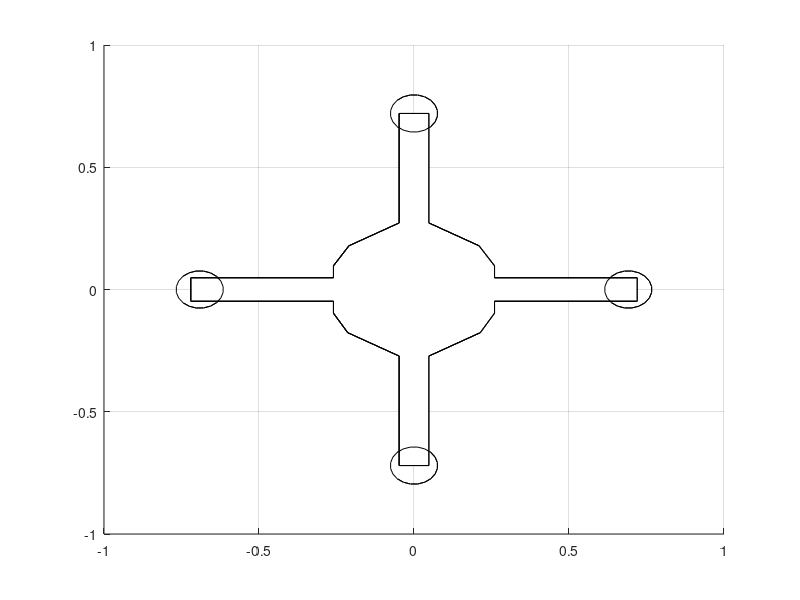

The MATLAB source for this figure:
function [uavB] = thisdron()
%clc; clear; close all
% % Plot_uavBe(x1(1),y1(1),z1(1),0,0,pi,1.2)
grid on
az = pi;
scale = 1.2;       %1.2
scale=0.3*scale;   %0.3
dx=0;dy=0;dz=0; 
ax=0;
ay=0;
az=0;

Rx=[ 1, 0, 0; 0, cos(ax), -sin(ax); 0, sin(ax), cos(ax)];
Ry=[ cos(ay), 0, sin(ay); 0, 1, 0; -sin(ay), 0, cos(ay)];
Rz=[ cos(az), -sin(az), 0; sin(az), cos(az), 0; 0, 0,1];

R=1;%Rx*Ry*Rz;
% uavBody
uavBody=[
-8.524 -3.178 0;
-8.524 -1.575 0;
-23.622 -1.575 0;
-23.622 1.575 0;
-8.524 1.575 0;
-8.524 3.178 0;
-6.884 5.868 0;
-1.575 8.933 0;
-1.575 23.622 0;
1.575 23.622 0;
1.575 8.933 0;
6.884 5.868 0;
8.524 3.178 0;
8.524 1.575 0;
%
23.622 1.575 0;
23.622 -1.575 0;
%
8.524 -1.575 0;
8.524 -3.178 0;
7.014 -5.793 0;
1.575 -8.933 0;
1.575 -23.622 0;
-1.575 -23.622 0;
-1.575 -8.933 0;
-7.014 -5.793 0;]*1/(3.937*3);

zb=0.2;

uavBody1=[uavBody(:,1) uavBody(:,2) uavBody(:,3)+zb];

sizeuav=1;

for k=1:length(uavBody(:,1))-1
    sp1=[uavBody(k,1) uavBody(k,2) uavBody(k,3);uavBody(k+1,1) uavBody(k+1,2) uavBody(k,3); uavBody(k+1,1) uavBody(k+1,2) uavBody1(k,3); uavBody(k,1)  uavBody(k,2) uavBody1(k,3)]*scale*R;
    uavB(k)=patch(sp1(:,1)+dx,sp1(:,2)+dy,sp1(:,3)+dz,[1 1 1]);
    if k==length(uavBody(:,1))-1
        sp1=[uavBody(length(uavBody),1) uavBody(length(uavBody),2) uavBody(k,3); uavBody(1,1) uavBody(1,2) uavBody(k,3); uavBody(1,1) uavBody(1,2) uavBody1(k,3);uavBody(length(uavBody),1) uavBody(length(uavBody),2) uavBody1(k,3)]*scale*R;
        uavB(k+1)= patch(sp1(:,1)+dx,sp1(:,2)+dy,sp1(:,3)+dz,[1 1 1]);
    end
end
sizeuav=sizeuav+k;
uavBody=uavBody*scale*R;
uavBody1=uavBody1*scale*R;
uavB(sizeuav+1)=patch(uavBody(:,1)+dx,uavBody(:,2)+dy,uavBody(:,3)+dz,[1 1 1]);
uavB(sizeuav+2)=patch(uavBody1(:,1)+dx,uavBody1(:,2)+dy,uavBody1(:,3)+dz,[1 1 1]);


%% MOTORS
sizeuav=sizeuav+2;

a=pi/10;
th=pi/4:a:2*pi+pi/4;

x=1.4142*cos(th)*0.15;
y=1.4142*sin(th)*0.15;
z=0*ones(1,length(th));

hp1=[x'+1.92 y' z'];
hp2=[x'-1.92 y' z'];
hp3=[x' y'-2 z'];
hp4=[x' y'+2 z'];

zb=0.21;
for k=1:length(hp1)-1  % IZQUIERDA
    sp1=[hp1(k,1) hp1(k,2) 0;hp1(k+1,1) hp1(k+1,2) 0; hp1(k+1,1) hp1(k+1,2) zb; hp1(k,1)  hp1(k,2) zb]*scale*R;
  uavB(sizeuav+k)=patch(sp1(:,1)+dx,sp1(:,2)+dy,sp1(:,3)+dz,'k');
if k==length(hp1)-1
    sp1=[hp1(length(hp1),1) hp1(length(hp1),2) 0; hp1(1,1) hp1(1,2) 0; hp1(1,1) hp1(1,2) zb;hp1(length(hp1),1) hp1(length(hp1),2) zb]*scale*R;
  uavB(sizeuav+k+1)=patch(sp1(:,1)+dx,sp1(:,2)+dy,sp1(:,3)+dz,'k');
end
end
sizeuav=sizeuav+k+1;
for k=1:length(hp2)-1  % DERECHA
    sp1=[hp2(k,1) hp2(k,2) 0;hp2(k+1,1) hp2(k+1,2) 0; hp2(k+1,1) hp2(k+1,2) zb; hp2(k,1)  hp2(k,2) zb]*scale*R;
  uavB(sizeuav+k)=patch(sp1(:,1)+dx,sp1(:,2)+dy,sp1(:,3)+dz,'k');
if k==length(hp2)-1
    sp1=[hp2(length(hp2)) hp2(length(hp2),2) 0; hp2(1,1) hp2(1,2) 0; hp2(1,1) hp2(1,2) zb;hp2(length(hp2),1) hp2(length(hp2),2) zb]*scale*R;
  uavB(sizeuav+k+1)=patch(sp1(:,1)+dx,sp1(:,2)+dy,sp1(:,3)+dz,'k');
end
end

sizeuav=sizeuav+k+1;

for k=1:length(hp3)-1
    sp1=[hp3(k,1) hp3(k,2) 0;hp3(k+1,1) hp3(k+1,2) 0; hp3(k+1,1) hp3(k+1,2) zb; hp3(k,1)  hp3(k,2) zb]*scale*R;
  uavB(sizeuav+k)=patch(sp1(:,1)+dx,sp1(:,2)+dy,sp1(:,3)+dz,'k');
if k==length(hp3)-1
    sp1=[hp3(length(hp3)) hp3(length(hp3),2) 0; hp3(1,1) hp3(1,2) 0; hp3(1,1) hp3(1,2) zb;hp3(length(hp3),1) hp3(length(hp3),2) zb]*scale*R;
   uavB(sizeuav+k+1)= patch(sp1(:,1)+dx,sp1(:,2)+dy,sp1(:,3)+dz,'k');
end
end
sizeuav=sizeuav+k+1;
for k=1:length(hp4)-1
    sp1=[hp4(k,1) hp4(k,2) 0;hp4(k+1,1) hp4(k+1,2) 0; hp4(k+1,1) hp4(k+1,2) zb; hp4(k,1)  hp4(k,2) zb]*scale*R;
  uavB(sizeuav+k)=patch(sp1(:,1)+dx,sp1(:,2)+dy,sp1(:,3)+dz,'k');
if k==length(hp4)-1
    sp1=[hp4(length(hp4)) hp4(length(hp4),2) 0; hp4(1,1) hp4(1,2) 0; hp4(1,1) hp4(1,2) zb;hp4(length(hp4),1) hp4(length(hp4),2) zb]*scale*R;
   uavB(sizeuav+k+1)= patch(sp1(:,1)+dx,sp1(:,2)+dy,sp1(:,3)+dz,'k');
end
end

sizeuav=sizeuav+k+1;


hp1=hp1*scale*R;
hp2=hp2*scale*R;
hp3=hp3*scale*R;
hp4=hp4*scale*R;

zb = 0.21*scale;
% 


